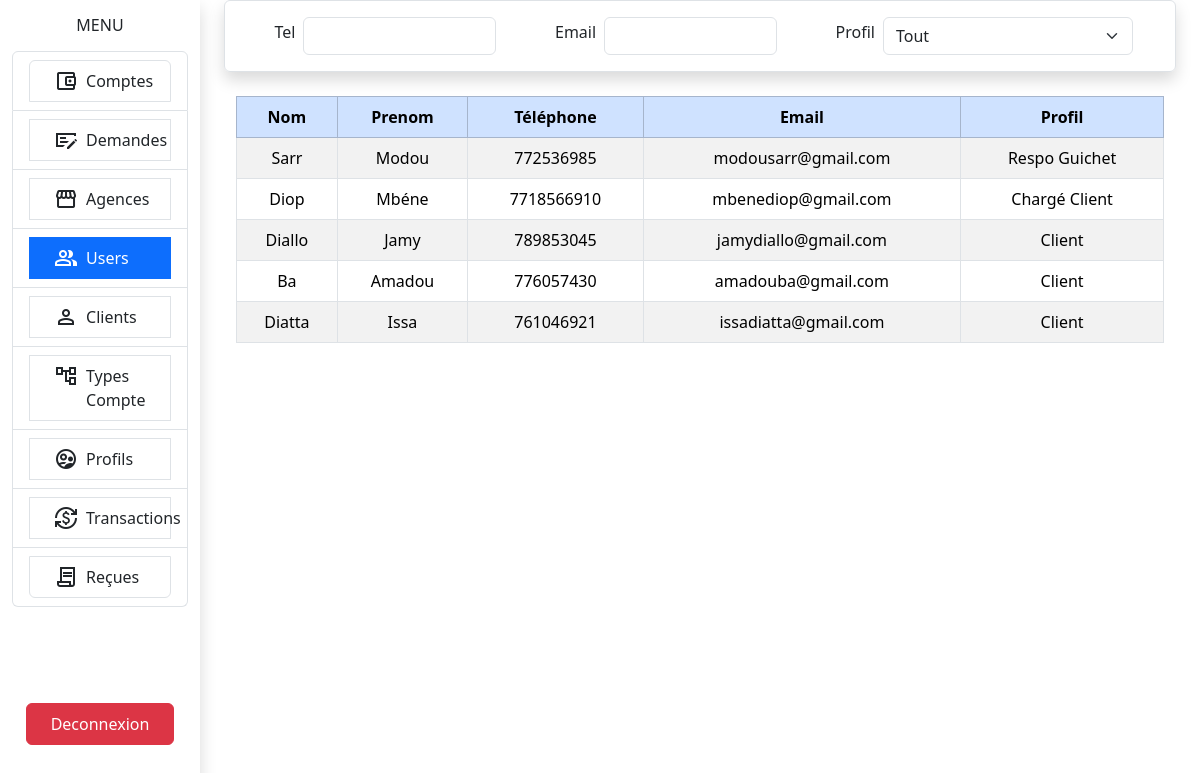
The app's page /?ressource=html&controller=users (signed in) with its own data.
### tables this page shows
CREATE TABLE users (
    idu INT PRIMARY KEY AUTO_INCREMENT,
    nom VARCHAR(100) NOT NULL,
    prenom VARCHAR(100) NOT NULL,
    telephone VARCHAR(15) NOT NULL,
    email VARCHAR(100) NOT NULL,
    pwd VARCHAR(100) NOT NULL,
    justificatif VARCHAR(255),
    idp INT,
    FOREIGN KEY (idp) REFERENCES profil(idp)
);

CREATE TABLE profil (
    idp INT PRIMARY KEY AUTO_INCREMENT,
    libp VARCHAR(100) NOT NULL
);

### src/core/Controller.php (called while the page is built, shortened)
<?php
abstract class  Controller {
    public function renderView(string $view, array $data = [] ): void {
        extract($data);
        require_once "../views/$view.html.php";
    }
}

### src/controllers/html/UsersController.php (called while the page is built)
<?php
require_once "../src/models/UsersModel.php";
require_once "../src/core/Controller.php";
class UsersController extends Controller {
    private UsersModel $uModel;
    public function __construct(){
        $this-> uModel = new UsersModel;
        $this-> load();
    }
    public function load(){
        $this-> listerUsers();
    }
    public function listerUsers(){
        parent::renderView("users/listeUsers", ['data' => $this-> uModel-> findAllUsers()]);
    }
}

### public/index.php (called while the page is built, shortened)
<?php
Rooter::run();

### src/core/Model.php (called while the page is built, shortened)
<?php
abstract class  Model
{
    protected function executeSelect(string $sql, bool $single = false): array {
        $calledClass = get_called_class();
        $result = $this->openConnexion()->query($sql);
        if (!$single) {
            return $result->fetchAll(PDO::FETCH_CLASS, $calledClass);
        }
        return $result->fetch(PDO::FETCH_CLASS, $calledClass);
    }
    protected function openConnexion()
    {
        return new PDO(
            'mysql:host=localhost;dbname=gestionbank;charset=utf8', 'root', ''
        );
    }
}

### src/models/UsersModel.php (called while the page is built, shortened)
<?php
require "../src/core/Model.php";
class UsersModel extends Model {
    public function findAllUsers() {
        $sql = "SELECT * FROM users u, profil p WHERE u.idp = p.idp";
        return $this-> executeSelect($sql);
    }
}

### views/users/listeUsers.html.php (the view, shortened to what this page needs)
<div class="container w-100">
    <div class="container col-12 border shadow d-flex align-items-center justify-content-around p-3 rounded">
        <div class="col-md-3 d-flex align-items-center">
            <label for="inputCity" class="form-label  mx-2">Tel</label>
            <input type="text" class="form-control" id="inputTel">
        </div>
        <div class="col-md-3 d-flex align-items-center">
            <label for="inputCity" class="form-label  mx-2">Email</label>
            <input type="text" class="form-control" id="inputMail">
        </div>
        <div class="col-md-4 d-flex d-flex align-items-center">
            <label for="inputProfil" class="form-label  mx-2">Profil</label>
            <select id="inputProfil" class="form-select">
                <option value="all">Tout</option>
            </select>
        </div>
    </div>
    <div class="container mt-4 col-12 ">
        <table class="table table-striped table-hover table-bordered vw-50">
            <thead class="table-primary">
                <tr>
                    <th class="text-center">Nom</th>
                    <th class="text-center">Prenom</th>
                    <th class="text-center">Téléphone</th>
                    <th class="text-center">Email</th>
                    <th class="text-center">Profil</th>
                </tr>
            </thead>
            <tbody>
                <?php foreach ($data as $datum): ?>
                    <tr>
                        <td class="text-center"> <?= $datum->nom ?> </td>
                        <td class="text-center"> <?= $datum->prenom ?> </td>
                        <td class="text-center"> <?= $datum->telephone ?> </td>
                        <td class="text-center"> <?= $datum->email ?> </td>
                        <td class="text-center"> <?= $datum->libp ?> </td>
                    </tr>
                <?php endforeach ?>
            </tbody>
        </table>
    </div>
</div>

### records on screen
users: nom "Sarr", prenom "Modou", telephone "772536985", email "modousarr@gmail.com", idp.libp "Respo Guichet"
users: nom "Diop", prenom "Mbéne", telephone "7718566910", email "mbenediop@gmail.com", idp.libp "Chargé Client"
users: nom "Diallo", prenom "Jamy", telephone "789853045", email "jamydiallo@gmail.com", idp.libp "Client"
users: nom "Ba", prenom "Amadou", telephone "776057430", email "amadouba@gmail.com", idp.libp "Client"
users: nom "Diatta", prenom "Issa", telephone "761046921", email "issadiatta@gmail.com", idp.libp "Client"
